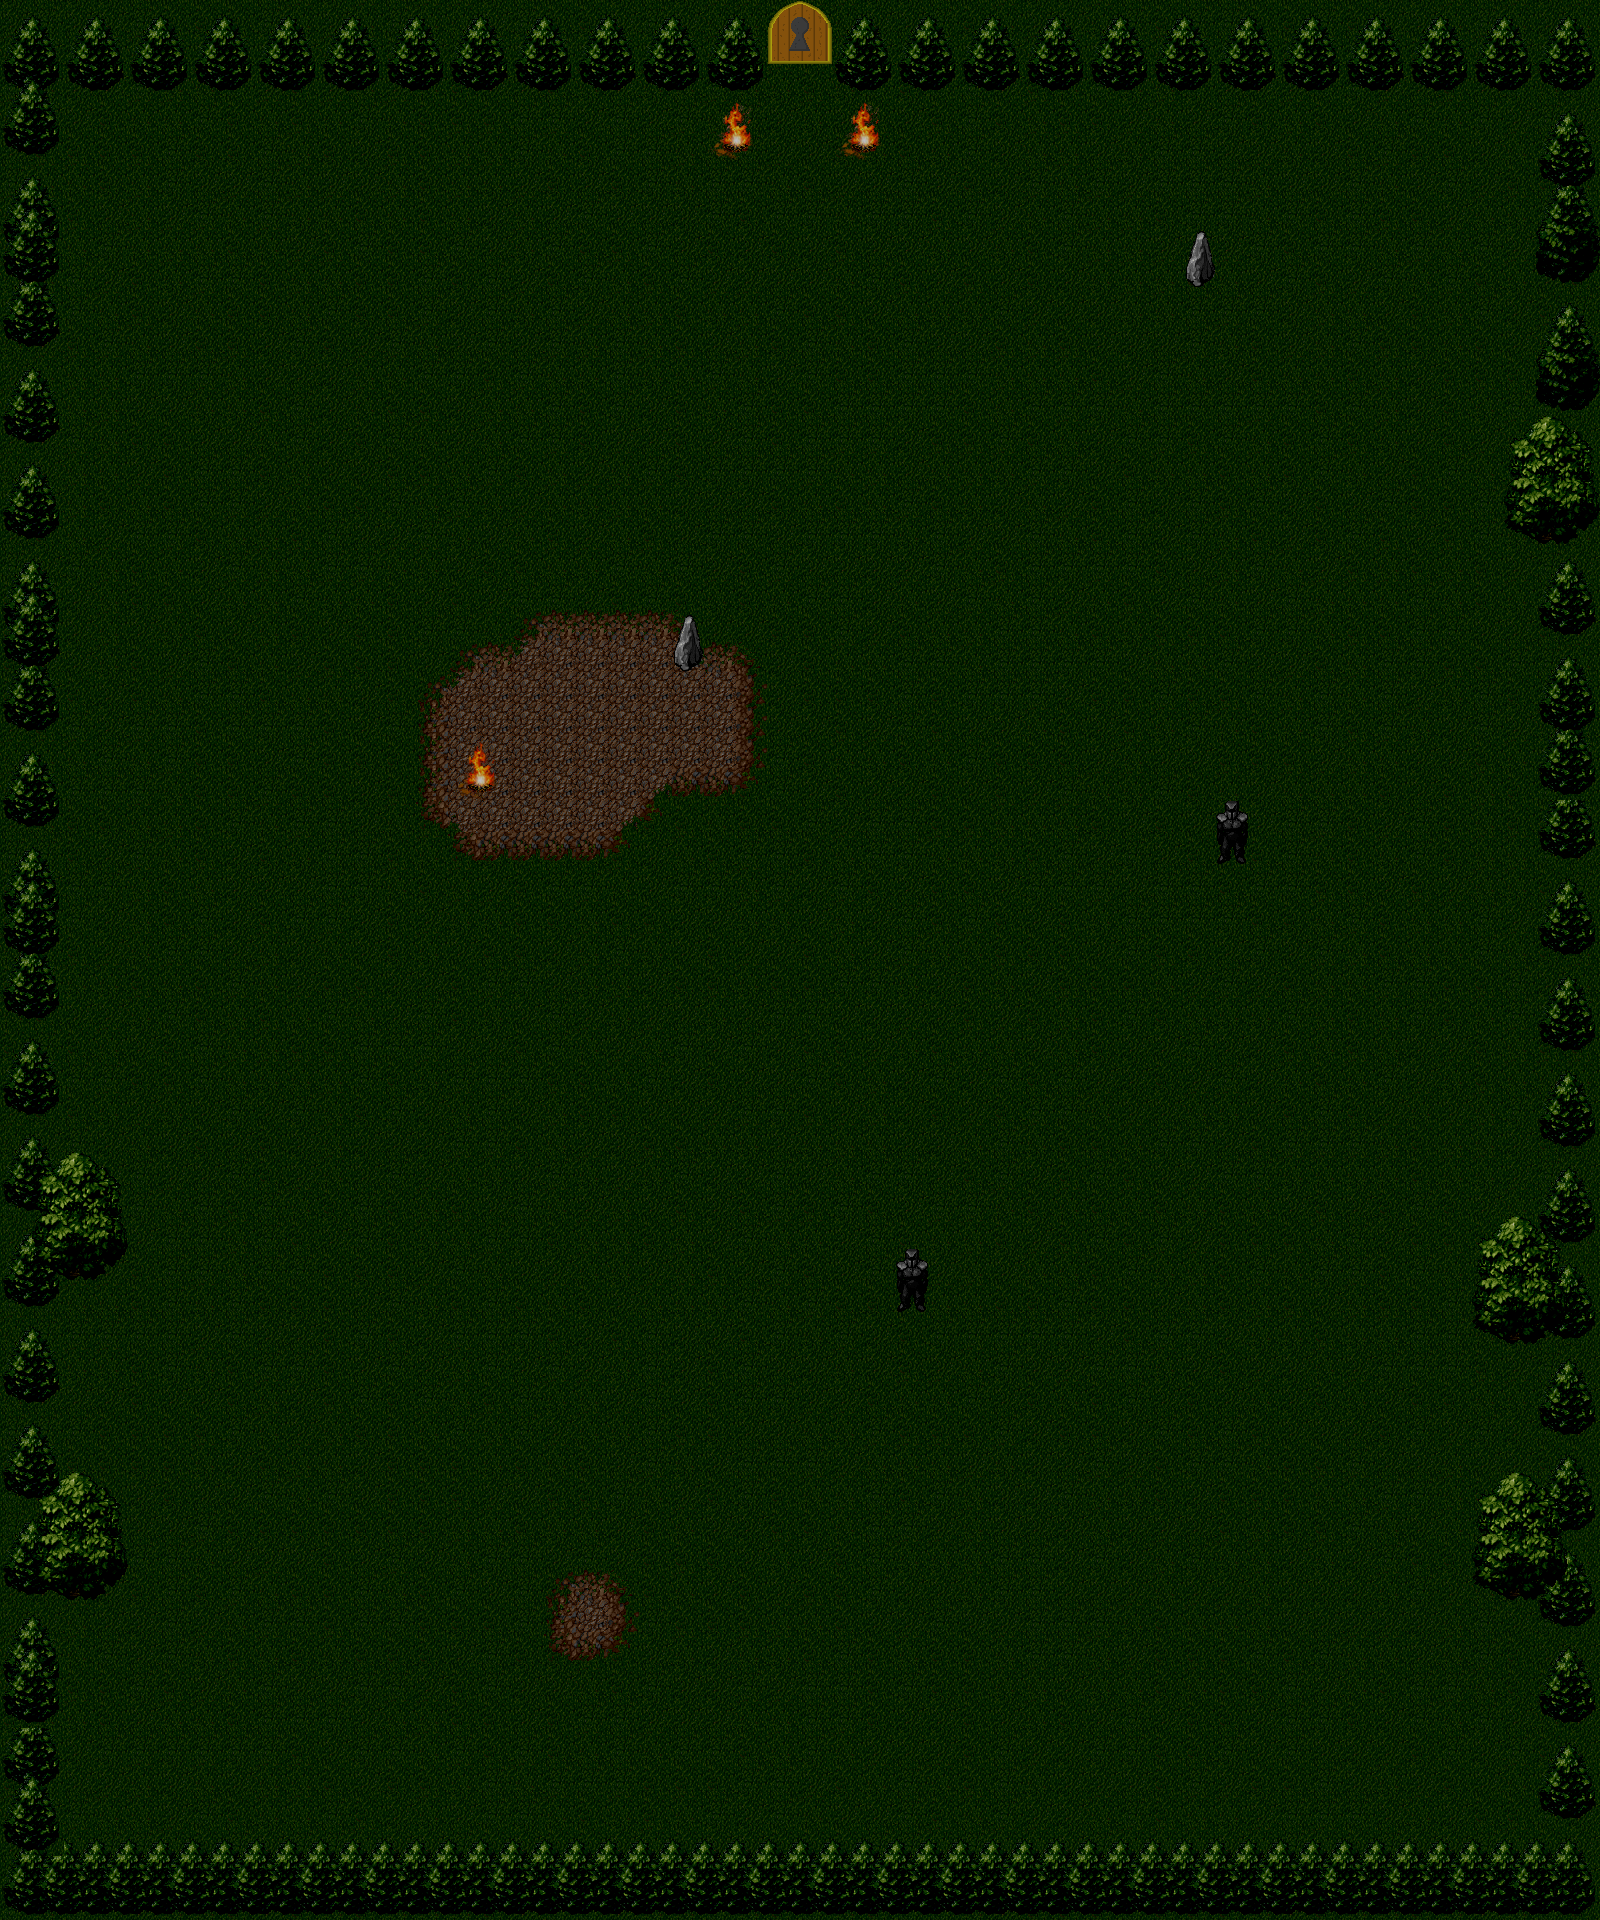

Tiled map render using the project's own tile images. Description and the map definition, with tile-layer contents summarised, below:
An orthogonal 50x60 tile map with 32x32 px tiles, 4 tile layers (Warstwa Kafelków 1, Warstwa Kafelków 2, CollisionLayer, CollisionLayer2), 2 tilesets and 9 objects.

<map version="1.0" tiledversion="1.0.3" orientation="orthogonal" renderorder="left-down" width="50" height="60" tilewidth="32" tileheight="32" nextobjectid="10">
 <tileset firstgid="1" source="t1.tsx" />
 <tileset firstgid="257" source="closedDoors.tsx" />
 <layer name="Warstwa Kafelków 1" width="50" height="60">
  <data>[3000 cells, 3000 non-empty, 4 distinct tile ids]</data>
 </layer>
 <layer name="Warstwa Kafelków 2" width="50" height="60">
  <data>[3000 cells, 74 non-empty, 13 distinct tile ids]</data>
 </layer>
 <layer name="CollisionLayer" width="50" height="60">
  <data>[3000 cells, 3000 non-empty, 39 distinct tile ids]</data>
 </layer>
 <layer name="CollisionLayer2" width="50" height="60">
  <data>[3000 cells, 3000 non-empty, 28 distinct tile ids]</data>
 </layer>
 <objectgroup name="EventLayer">
  <object id="1" x="1641" y="1775.5" width="170" height="121">
   <properties>
    <property name="active" value="" />
    <property name="warp" value="map1" />
   </properties>
  </object>
  <object id="2" x="167.333" y="1772.67">
   <properties>
    <property name="spawn" value="player" />
   </properties>
  </object>
  <object id="3" x="408.667" y="1764.67">
   <properties>
    <property name="spawn" value="player" />
   </properties>
  </object>
  <object id="4" x="177.333" y="1570">
   <properties>
    <property name="spawn" value="player" />
   </properties>
  </object>
  <object id="5" x="401.333" y="1565.33">
   <properties>
    <property name="spawn" value="player" />
   </properties>
  </object>
  <object id="6" x="294" y="1134">
   <properties>
    <property name="enemy" value="Poe" />
   </properties>
  </object>
  <object id="7" x="1380" y="1136">
   <properties>
    <property name="enemy" value="Poe" />
   </properties>
  </object>
  <object id="8" x="1334" y="574">
   <properties>
    <property name="enemy" value="Poe" />
   </properties>
  </object>
  <object id="9" x="316" y="634">
   <properties>
    <property name="enemy" value="Poe" />
   </properties>
  </object>
 </objectgroup>
</map>
